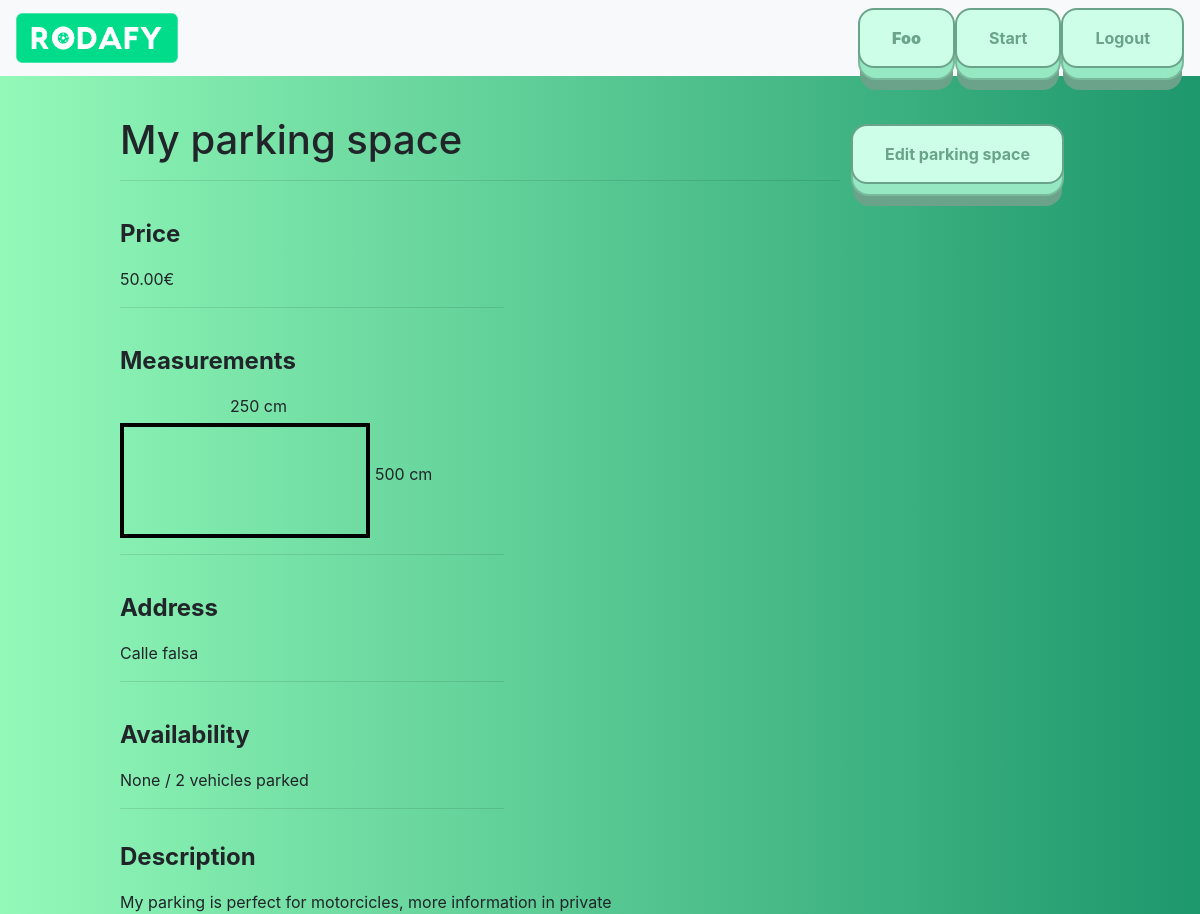
The app's page /listing/1 (signed in) with its own data.
### rodafy/models.py (models this page shows)
class User(AbstractUser):
    pass

class Parking_Space(models.Model):
    user = models.ForeignKey('User', on_delete=models.CASCADE, default=None)
    title = models.CharField(default=None, max_length=40)
    length = models.IntegerField(default=None)
    width = models.IntegerField(default=None)
    address = models.CharField(default=None, max_length=140)
    price = models.DecimalField(default=None, max_digits=5, decimal_places=2)
    amount_vehicles_allowed = models.IntegerField(default=None)
    amount_vehicles_current = models.IntegerField(default="0", null=True, blank=True)
    description = models.CharField(default=None, max_length=500)
    created = models.DateTimeField(default=datetime.now())

### rodafy/views.py (the view)
# urls.py: path("listing/<int:id>", views.listing, name="listing"),
def listing(request, id):
    if request.method == "GET":
        listing = Parking_Space.objects.filter(id=id)
        return render(request, 'rodafy/listing.html', {'listing':listing})

### rodafy/templates/rodafy/listing.html (shortened to what this page needs)
{% extends "rodafy/layout.html" %}
{% load static %}
{% block body %}
{% if user.is_authenticated %}
{% for list in listing %}
<div class="listing-contact">
    <h1>{{list.title}}</h1>
{% if user.id == list.user_id %}
    <button class="big-button" type="submit" id="Edit_listing">Edit parking space</button>
{% endif %}
</div>
<hr style="width:75%;text-align:left;margin-left:0; margin-bottom: 35px;">
<div class="listing-title">Price</div>
    <div class="listing-text-price">{{list.price}}€</div>
        <hr style="width:40%;text-align:left;margin-left:0; margin-bottom: 35px;">
<div class="listing-title">Measurements</div>
    <div id="car-container">
<div class="listing-text-width" style="float: right; position: absolute; width: 250px; margin-left: 110px; margin-bottom: 5px;">{{list.width}} cm</div>
<div class="listing-text-length" style="float: bottom; position: absolute; width: 250px; margin-left: 255px; margin-top: 68px;">{{list.length}} cm</div><br>
        <div class="coche"></div>
    </div>
    <hr style="width:40%;text-align:left;margin-left:0; margin-bottom: 35px;">
<div class="listing-title">Address</div>
    <div class="listing-text-address">{{list.address}}</div>
            <hr style="width:40%;text-align:left;margin-left:0; margin-bottom: 35px;">
<div class="listing-title">Availability</div>
    <div class="listing-text-availability">{{list.amount_vehicles_current}} / {{list.amount_vehicles_allowed}} vehicles parked</div>
            <hr style="width:40%;text-align:left;margin-left:0; margin-bottom: 30px;">
<div class="listing-title">Description</div>
    <div class="listing-text-description">{{list.description}}</div>
{% endfor %}
{% else %}
<a class="btn btn-primary" href="{% url 'register' %}">Register here!</a>
{% endif %}
{% endblock %}

### rodafy/templates/rodafy/layout.html (shortened to what this page needs)
{% load static %}
<!DOCTYPE html>
<html lang="en">
    <head>
        <link href="{% static 'rodafy/css/styles.css' %}" rel="stylesheet">
        <link rel="stylesheet" href="https://stackpath.bootstrapcdn.com/bootstrap/4.4.1/css/bootstrap.min.css">
    </head>
<body>
    <nav class="navbar navbar-light bg-light" >
        <a class="navbar-brand" href="{% url 'index' %}">
          <img src="{% static 'rodafy/images/rodafypng.png' %}" width="60%" height="60%" class="d-inline-block align-top" alt="">
          </a>
          <ul class="nav justify-content-end">
            {% if user.is_authenticated %}
            <li class="nav-item">
              <a href="{% url 'profile' username=user.username %}">
                <button class="big-button"><strong>{{request.user.username|title}}</strong></button>
              </a>
            </li>
            <li class="nav-item">
              <a href="{% url 'index' %}">
                <button class="big-button">Start</button>
              </a>
            </li>
            <li class="nav-item">
              <a href="{% url 'logout' %}">
                <button class="big-button">Logout</button>
              </a>
              </li>
            {% endif %}
          </ul>
      </nav>
<div class="body-content">
{% block body %}
{% endblock %}
</div>
</body>
<link href="https://cdnjs.cloudflare.com/ajax/libs/font-awesome/4.7.0/css/font-awesome.css" type="text/css" rel="stylesheet">
</html>

### rodafy/static/rodafy/css/styles.css (style rules this page uses)
body { background: #1D976C; background: -webkit-linear-gradient(to right, #93F9B9, #1D976C); background: linear-gradient(to right, #93F9B9, #1D976C); }
.body-content { width: 80%; margin-left: 10%; margin-right: 10%; margin-top: 40px; }
.listing-contact button, #Book_Listing { position: absolute; top: 8px; right: 16px; text-align: center; white-space: nowrap; vertical-align: middle; -webkit-user-select: none; -moz-user-select: none; -ms-user-select: none; user-select: none; border: 1px solid transparent; padding: .375rem .75rem; font-size: 1rem; line-height: 1.5; border-radius: .25rem; transition: color .15s ease-in-out,background-color .15s ease-in-out,border-color .15s ease-in-out,box-shadow .15s ease-in-out; font-family: inherit; }
.listing-contact { position: relative; }
.listing-title { font-size: 150%; font-weight: bold; margin-bottom: 15px; }
.coche { border: solid black 4px; height: 115px; width: 250px; margin-top: 5px; }
#car-container { width: 255px; }
:root { --backgroundColor: rgba(246, 241, 209); --colorShadeA: rgb(106, 163, 137); --colorShadeB: rgb(121, 186, 156); --colorShadeC: rgb(150, 232, 195); --colorShadeD: rgb(187, 232, 211); --colorShadeE: rgb(205, 255, 232); }
* { box-sizing: border-box; }
*::before, *::after { box-sizing: border-box; }
button { position: relative; display: inline-block; cursor: pointer; outline: none; border: 0; vertical-align: middle; text-decoration: none; font-size: 1.5rem; color:var(--colorShadeA); font-weight: 700; text-transform: uppercase; font-family: inherit; }
button.big-button { padding: 1em 2em; border: 2px solid var(--colorShadeA); border-radius: 1em; background: var(--colorShadeE); transform-style: preserve-3d; transition: all 175ms cubic-bezier(0, 0, 1, 1); }
button.big-button::before { position: absolute; content: ''; width: 100%; height: 100%; top: 0; left: 0; right: 0; bottom: 0; background: var(--colorShadeC); border-radius: inherit; box-shadow: 0 0 0 2px var(--colorShadeB), 0 0.75em 0 0 var(--colorShadeA); transform: translate3d(0, 0.75em, -1em); transition: all 175ms cubic-bezier(0, 0, 1, 1); }

### records on screen
User: user.username "Foo"
Parking_Space: title "My parking space", shows "Edit parking space", price "50.00", width "250", length "500", address "Calle falsa", amount_vehicles_current "None", amount_vehicles_allowed "2", description "My parking is perfect for motorcicles, more information in private"
